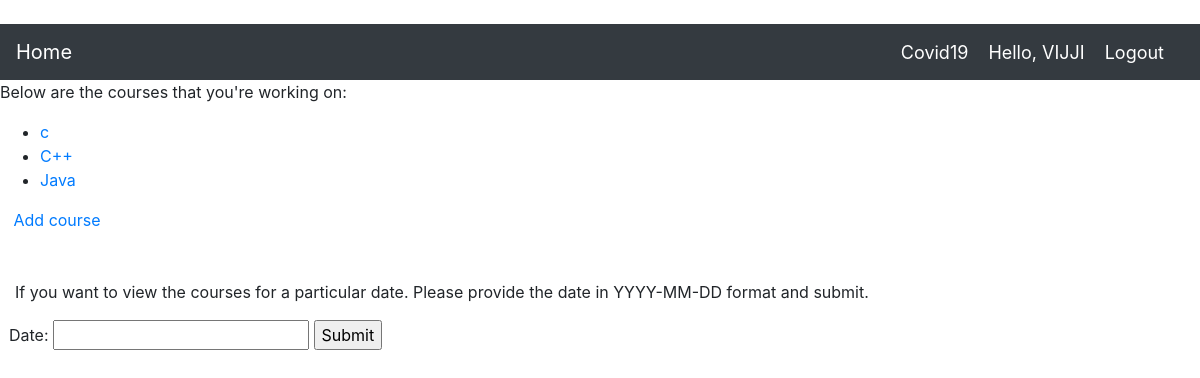
Page /courses/ (signed in) on the earlier database version.
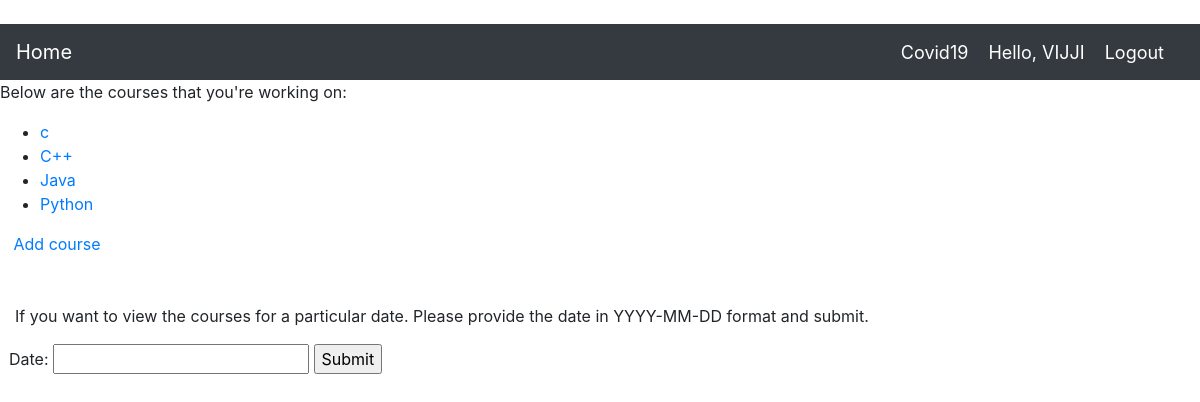
Same page on the later database version.
### learning_logs/models.py (models this page shows)
class Course(models.Model):
    course_name=models.CharField(max_length=100)
    owner=models.ForeignKey(User, on_delete=models.CASCADE)
    def __str__(self):
        return self.course_name

### learning_logs/views.py (the view)
# urls.py: path('courses/',views.courses,name='courses'),
@login_required(login_url='users:login')
def courses(request):
    courses=Course.objects.filter(owner=request.user)
    context={'courses':courses}
    return render(request,'coursespage.html',context)

### Templates/coursespage.html (shortened to what this page needs)
{% extends 'basepage.html' %}
{% block content %}
{% if courses %}
      <p>Below are the courses that you're working on:</p>
<ul>
    {% for course in courses %}
    <li><a href="{% url 'learning_logs:entrypage' course.id %}">{{course}}</a></li>
    {% endfor %}
</ul>
{% else %}
    <br />
    <br />
    <p>&nbsp;&nbsp;&nbsp;Oops! there are no courses yet. Please add courses....</p>
{% endif %}
<a href="{% url 'learning_logs:addcourse' %}">&nbsp;&nbsp;&nbsp;Add course</a>
<form action="{% url 'learning_logs:entries' %}" method="post">
    <p class="ex1"><br /><br />If you want to view the courses for a particular date. Please provide the date in YYYY-MM-DD format and submit.</p>
    &nbsp;&nbsp;<label for="Date">Date:</label>
    <input type="text" name="Date"></input>
    <input type="submit"></input>
</form>
{% endblock content %}

Differences in the rows shown:
added Course: course_name "Python"
